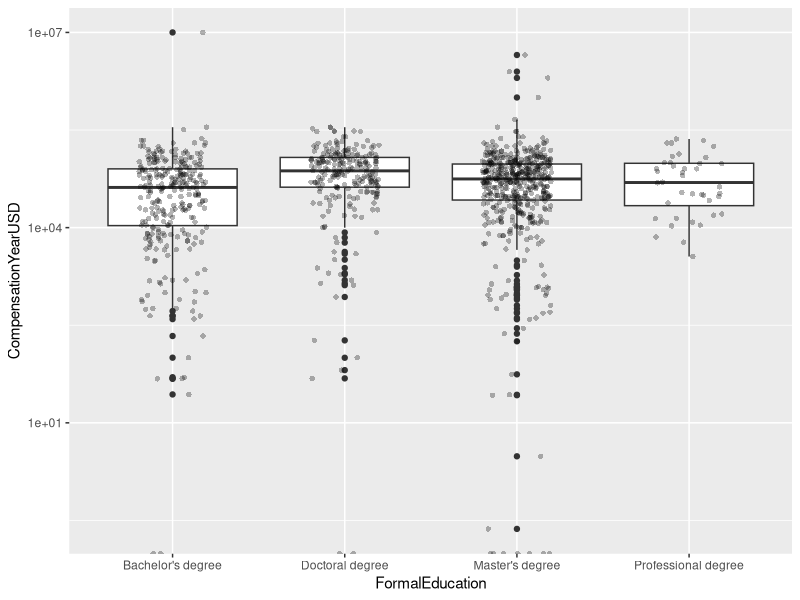
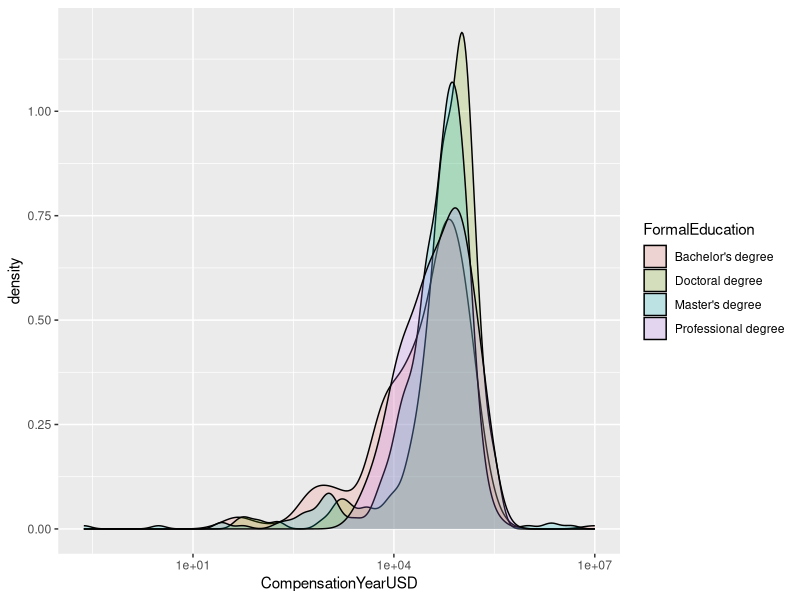

Write the R code that produced these figures, in order.
## ---- chunk 1
knitr::opts_chunk$set(echo = TRUE)
## ---- chunk 2
library(tidyverse)

DSdata <- read_csv('../Data/DataScienceData.csv')

## ---- chunk 3
p <- DSdata %>%
  filter(!is.na(CompensationYearUSD), FormalEducation == c("Professional degree","Bachelor's degree","Doctoral degree","Master's degree")) %>%
  ggplot(aes(x=FormalEducation, y = CompensationYearUSD))

p + geom_boxplot() + scale_y_log10() + geom_jitter(shape=16, position=position_jitter(0.2), alpha = .3)

q <- DSdata %>%
  filter(!is.na(CompensationYearUSD), FormalEducation == c("Professional degree","Bachelor's degree","Doctoral degree","Master's degree")) %>%
  ggplot(aes(x = CompensationYearUSD, fill = FormalEducation))

q + geom_density(alpha = .2) + scale_x_log10()
